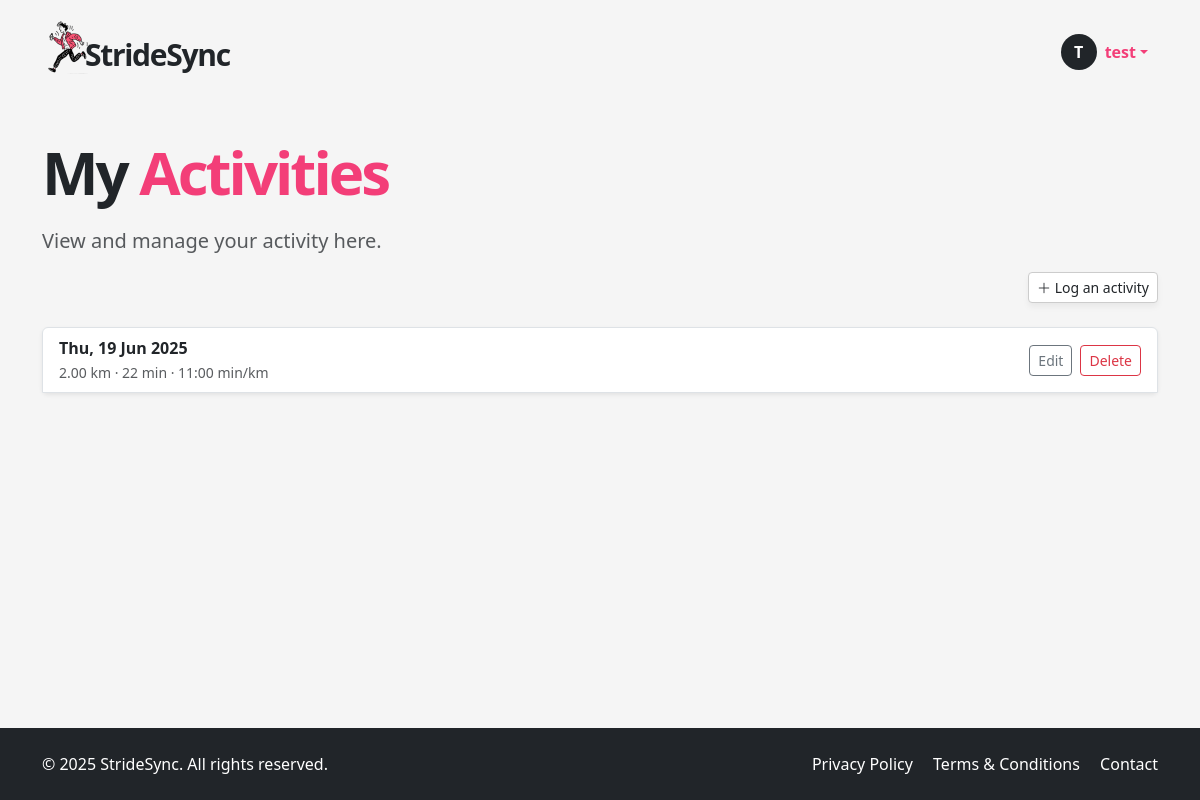
The app's page /my-activities (signed in), older data.
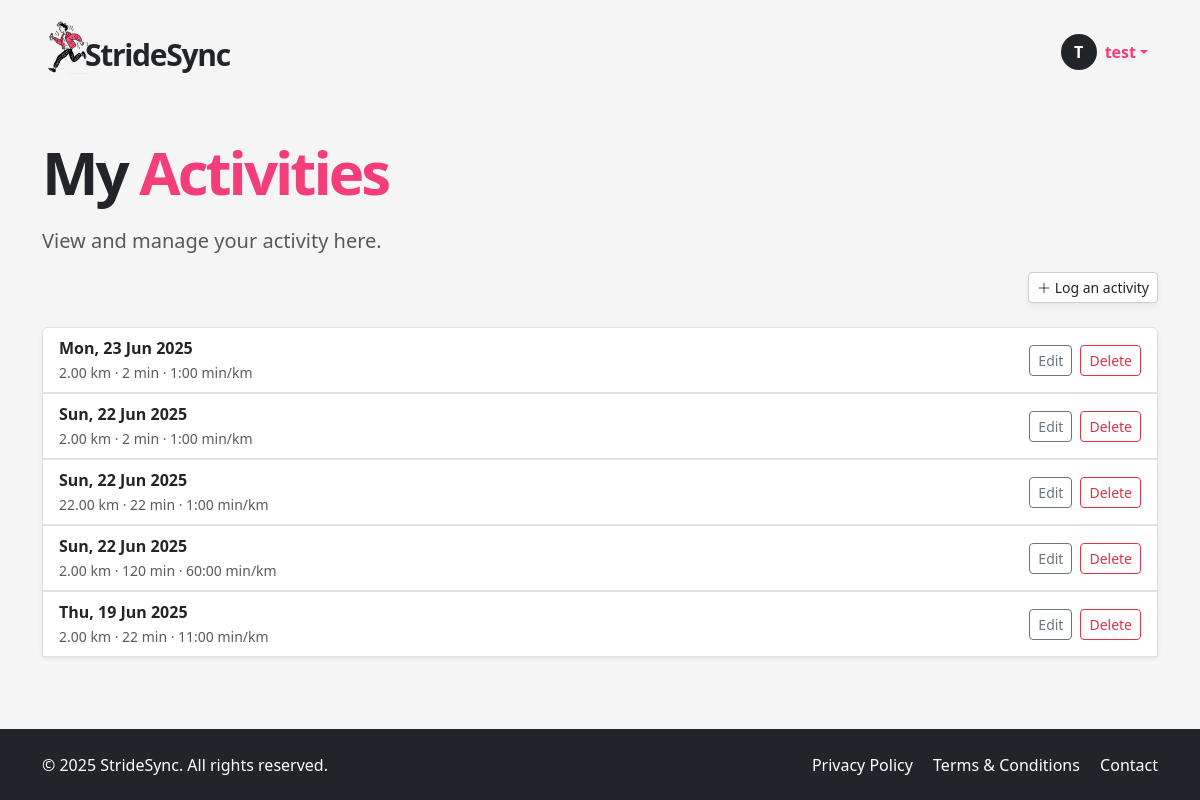
The same page, newer data.
### app/models.py (models this page shows, shortened)
class User(UserMixin, db.Model):
    __tablename__ = "users"
    id = sa.Column(sa.Integer, primary_key=True)
    email = sa.Column(sa.String(120), unique=True, nullable=False, index=True)
    password_hash = sa.Column(sa.String(256))
    username = sa.Column(sa.String(64), unique=True, nullable=False, index=True)
    role = sa.Column(sa.Enum(UserRole), default=UserRole.USER, nullable=False)
    is_verified = sa.Column(sa.Boolean, default=False)
    verification_token = sa.Column(sa.String(128), nullable=False, default=lambda: secrets.token_urlsafe(32))
    unit_preference = Column(String(2), default='km')  # 'km' or 'mi'
    notify_group_activity = Column(Boolean, default=True)
    is_public_profile = Column(Boolean, default=False)
    reset_token = db.Column(db.String, nullable=True)
    reset_token_expiry = db.Column(db.DateTime, nullable=True)
    runs = so.relationship("Run", back_populates="user", cascade="all, delete-orphan")
    groups = so.relationship("Group", secondary=user_groups, back_populates="members")
    admin_of_groups = so.relationship("Group", secondary=group_admins, back_populates="admins")

class Run(db.Model):
    __tablename__ = "runs"
    id = sa.Column(sa.Integer, primary_key=True)
    date = sa.Column(sa.DateTime(timezone=True), index=True)
    distance = sa.Column(Numeric(precision=8, scale=2))  # replaces sa.Integer
    time = sa.Column(sa.Integer)      # seconds (duration)
    pace = sa.Column(sa.Integer)      # seconds per km
    user_id = sa.Column(sa.Integer, sa.ForeignKey("users.id"), index=True)
    user = so.relationship("User", back_populates="runs")
    groups = so.relationship("Group", secondary=run_groups, back_populates="runs")

### app/routes.py (the view)
@app.route('/my-activities')
@login_required
def my_activities():
    runs = db.session.scalars(
        sa.select(Run).where(Run.user_id == current_user.id).order_by(Run.date.desc())
    ).all()
    form = LogActivityForm()
    form.groups.choices = [(g.id, g.name) for g in current_user.groups]
    edit_form = EditRunForm()
    edit_form.groups.choices = [(g.id, g.name) for g in current_user.groups]
    delete_form = DeleteRunForm()
    return render_template(
        "my_activities.html",
        runs=runs,
        form=form,
        edit_form=edit_form,
        delete_form=delete_form,
        user=current_user
    )

### app/models.py (called while the page is built)
@login.user_loader
def load_user(id):
    return db.session.get(User, int(id))

### app/templates/my_activities.html (shortened to what this page needs)
{% extends "base.html" %}
{% block content %}
<section class="py-5">
  <div class="container">
    <h1 class="display-4 fw-bold mb-4 hero-title">My <span>Activities</span></h1>
    <p class="lead text-muted ">View and manage your activity here.</p>
    <div class="mb-4 justify-content-end d-flex">
      <a href="#" class="btn btn-soft btn-sm" data-bs-toggle="modal" data-bs-target="#logActivityModal">
          <i class="bi bi-plus-lg"></i> Log an activity
        </a>
    </div>
    {% if runs %}
    <div class="list-group shadow-sm">
      {% for run in runs %}
        <div class="list-group-item d-flex justify-content-between align-items-center">
          <div>
            <strong>{{ run.date.strftime('%a, %d %b %Y') }}</strong><br>
            <small class="text-muted">
              {{ run.distance }} km · {{ run.time // 60 }} min ·
              {{ "%d:%02d" % (run.pace // 60, run.pace % 60) }} min/km
            </small>
          </div>
          <div class="d-flex gap-2">
            <button class="btn btn-sm btn-outline-secondary" data-bs-toggle="modal" data-bs-target="#editRunModal{{ run.id }}">Edit</button>
            <button class="btn btn-sm btn-outline-danger" data-bs-toggle="modal" data-bs-target="#deleteRunModal{{ run.id }}">Delete</button>
          </div>
        </div>
                    {% set selected_group_ids = run.groups | map(attribute='id') | list %}
      {% endfor %}
    </div>
    {% else %}
      <p class="text-muted">No runs logged yet. Start by adding a new one.</p>
    {% endif %}
  </div>
</section>
{% endblock %}

### app/templates/base.html (shortened to what this page needs)
<!DOCTYPE html>
<html lang="en">
<head>
  <link href="https://cdn.jsdelivr.net/npm/bootstrap@5.3.6/dist/css/bootstrap.min.css" rel="stylesheet">
  <link href="https://cdn.jsdelivr.net/npm/bootstrap-icons@1.10.5/font/bootstrap-icons.css" rel="stylesheet">
  <link rel="stylesheet" href="{{ url_for('static', filename='style.css') }}">
</head>
<body>
  <header>
    <nav class="navbar">
      <div class="container d-flex justify-content-between align-items-center py-2">
        <a href="/index" class="text-decoration-none logo-container d-flex align-items-center">
          <img src="{{ url_for('static', filename='img/icon.png') }}" width="50px" style="margin-right: -15px !important;" alt="StrideSync logo">
          <p class="logo mb-0 ms-2">StrideSync</p>
        </a>
        <ul class="navbar-nav flex-row align-items-center mb-0 menubox">
          {% if current_user.is_anonymous %}
            <li class="nav-item">
              <a class="btn btn-dark px-4" href="{{ url_for('login') }}">LOGIN</a>
            </li>
          {% else %}
            <li class="nav-item dropdown">
              <a class="nav-link dropdown-toggle d-flex align-items-center" href="#" id="userDropdown" role="button" data-bs-toggle="dropdown" aria-expanded="false">
                <div class="avatar-circle bg-dark text-white rounded-circle d-flex justify-content-center align-items-center me-2" style="width: 36px; height: 36px; font-weight: bold;">
                  {{ current_user.username[0]|upper }}
                </div>
                <span class="fw-semibold">{{ current_user.username }}</span>
              </a>
            </li>
          {% endif %}
        </ul>
      </div>
    </nav>
  </header>
  <main>
    {% block content %}{% endblock %}
  </main>
  <footer class="bg-dark text-white py-4">
    <div class="container d-flex flex-column flex-md-row justify-content-between align-items-center">
      <div class="mb-2 mb-md-0">
        &copy; 2025 StrideSync. All rights reserved.
      </div>
      <div>
        <a href="/privacy" class="text-white text-decoration-none me-3">Privacy Policy</a>
        <a href="/terms" class="text-white text-decoration-none me-3">Terms & Conditions</a>
        <a href="/contact" class="text-white text-decoration-none">Contact</a>
      </div>
    </div>
  </footer>
</body>
</html>

### app/static/style.css (style rules this page uses)
html, body { height: 100%; margin: 0; display: flex; flex-direction: column; scroll-behavior: smooth; }
body { background-color: #f5f5f5; }
main { flex: 1; }
a { color: #f33e78; }
.logo { font-size: 30px; font-weight: 700; letter-spacing: -1.3px; margin-top: 15px; }
.logo-container { color: unset; }
.hero-title { font-weight: 900 !important; font-size: 60px; letter-spacing: -3px; line-height: 60px; }
.hero-title span { color: #f33e78; }
.btn-soft, .btn-soft-white { background: white; border: 1px solid #ccc; box-shadow: 0 4px 6px rgba(0,0,0,0.05); }
.nav-link { color: #f33e78 !important; }
.menubox { margin-top: 10px; margin-right: 10px; }
footer { background-color: #333; }

Row changes from the older to the newer data that the page shows:
added Run: date "Mon, 23 Jun 2025", distance "2.00", time "2", pace "1:00"
added Run: date "Sun, 22 Jun 2025", distance "2.00", time "2", pace "1:00"
added Run: date "Sun, 22 Jun 2025", distance "22.00", time "22", pace "1:00"
added Run: date "Sun, 22 Jun 2025", distance "2.00", time "120", pace "60:00"
